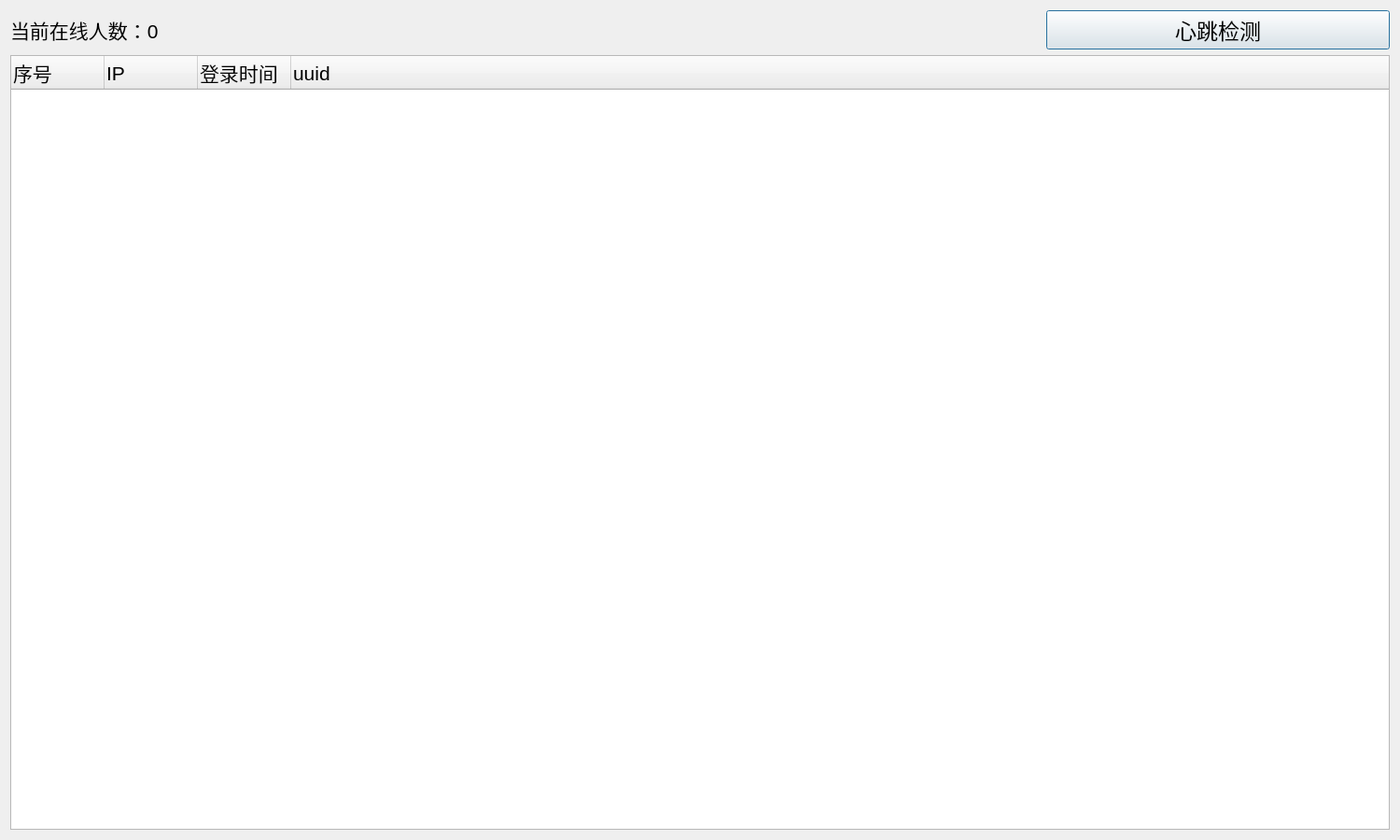
<?xml version="1.0" encoding="UTF-8"?>
<ui version="4.0">
 <class>onlineClientsDialog</class>
 <widget class="QDialog" name="onlineClientsDialog">
  <property name="geometry">
   <rect>
    <x>0</x>
    <y>0</y>
    <width>1500</width>
    <height>900</height>
   </rect>
  </property>
  <property name="minimumSize">
   <size>
    <width>1500</width>
    <height>900</height>
   </size>
  </property>
  <property name="maximumSize">
   <size>
    <width>999999</width>
    <height>999999</height>
   </size>
  </property>
  <property name="windowTitle">
   <string>Dialog</string>
  </property>
  <layout class="QGridLayout" name="gridLayout" columnstretch="3,1">
   <item row="0" column="0">
    <widget class="QLabel" name="clientsNumber_label">
     <property name="font">
      <font>
       <pointsize>16</pointsize>
      </font>
     </property>
     <property name="text">
      <string>当前在线人数：0</string>
     </property>
    </widget>
   </item>
   <item row="0" column="1">
    <widget class="QPushButton" name="heartBeat_btn">
     <property name="font">
      <font>
       <pointsize>17</pointsize>
      </font>
     </property>
     <property name="text">
      <string>心跳检测</string>
     </property>
    </widget>
   </item>
   <item row="1" column="0" colspan="2">
    <widget class="QTreeWidget" name="clientsInfo_treeWidget">
     <property name="font">
      <font>
       <pointsize>16</pointsize>
      </font>
     </property>
     <column>
      <property name="text">
       <string>序号</string>
      </property>
     </column>
     <column>
      <property name="text">
       <string>IP</string>
      </property>
     </column>
     <column>
      <property name="text">
       <string>登录时间</string>
      </property>
     </column>
     <column>
      <property name="text">
       <string>uuid</string>
      </property>
     </column>
    </widget>
   </item>
  </layout>
 </widget>
 <resources/>
 <connections/>
</ui>
